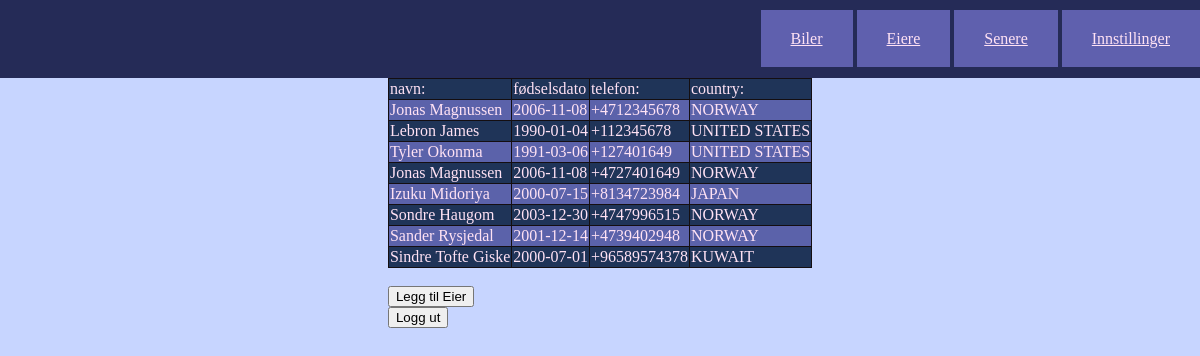
The app's page /eiere.php (signed in) with its own data.
### tables this page shows
CREATE TABLE `eiere` (
  `eierID` int(11) NOT NULL,
  `fornavn` varchar(16) NOT NULL,
  `etternavn` varchar(20) NOT NULL,
  `fodselsdato` date NOT NULL,
  `telefon` varchar(8) NOT NULL,
  `CountryCode` int(11) DEFAULT NULL
);

CREATE TABLE `countrycodes` (
  `iso3` char(3) DEFAULT NULL,
  `name` varchar(15) NOT NULL,
  `id` int(11) NOT NULL,
  `phonecode` char(3) NOT NULL
);

### eiere.php (the view, shortened to what this page needs)
<!DOCTYPE html>
<html lang="en">
<head>
    <link rel="stylesheet" href="bilregister.css">
</head>
<body>
    <header>
        <nav>
            <tr class="navButtons"><a href="biler.php" class="navButtons">Biler</a></tr>
            <tr><a href="eiere.php" class="navButtons">Eiere</a></tr>
            <tr><a href="./" class="navButtons">Senere</a></tr>
            <tr><a href="innstilinger.php" class="navButtons">Innstillinger</a></tr>
        </nav>
    </header>
    <content>
        <?php
            $servername = "localhost";
            $username = "root";
            $password = "";
            $dbname = "bilregister";
            $conn = new mysqli($servername, $username, $password, $dbname);
            $sql = "SELECT eierID, fornavn, etternavn, fodselsdato, telefon, eiere.CountryCode, countrycodes.phonecode, countrycodes.name FROM eiere LEFT JOIN countrycodes ON eiere.CountryCode = countrycodes.id";
            $result = $conn->query($sql);
            if ($result->num_rows > 0) {
                echo "<table class='table'><tr><td>navn:</td><td>fødselsdato</td><td>telefon:</td><td>country:</td></tr>";
                while($row = $result->fetch_assoc()) {
                    echo "<tr><td>" . $row["fornavn"] . " ". $row["etternavn"] . "</td><td>" . $row["fodselsdato"] ."</td><td>+" . $row["phonecode"]. $row["telefon"] ."</td><td>" . $row["name"] ."</td></tr>";
                }
                echo "</table><br>";
            } else {
                echo "0 results";
            }
        ?>
        <a href="leggTilEier.php"><button >Legg til Eier</button></a>
        <a href="logout.php" id="loggout"><button >Logg ut</button></a>
    </content>
</body>
</html>

### bilregister.css (style rules this page uses)
* { margin: 0px; }
nav { background-color: #252b57; padding-top: 30px; padding-bottom: 30px; text-align: right; width: 100svw; min-width: 100%; }
body { display: grid; background-color: #c7d5ff;; place-content: center; }
#loggout { padding: 0px; background-color: transparent; }
.navButtons { padding-top: 20px; padding-bottom: 20px; padding-left: 30px; padding-right: 30px; color: #ffe2f4; background-color: #5f60ae; margin-bottom: 100px; height: auto; min-height: 100px; }
content { display: grid; background-color: #c7d5ff; place-content: center; }
.table, td,tr { border: 1px solid #140e11; }

### records on screen
eiere: fornavn "Jonas", etternavn "Magnussen", fodselsdato "2006-11-08", CountryCode.phonecode "47", telefon "12345678", CountryCode.name "NORWAY"
eiere: fornavn "Lebron", etternavn "James", fodselsdato "1990-01-04", CountryCode.phonecode "1", telefon "12345678", CountryCode.name "UNITED STATES"
eiere: fornavn "Tyler", etternavn "Okonma", fodselsdato "1991-03-06", CountryCode.phonecode "1", telefon "27401649", CountryCode.name "UNITED STATES"
eiere: fornavn "Jonas", etternavn "Magnussen", fodselsdato "2006-11-08", CountryCode.phonecode "47", telefon "27401649", CountryCode.name "NORWAY"
eiere: fornavn "Izuku", etternavn "Midoriya", fodselsdato "2000-07-15", CountryCode.phonecode "81", telefon "34723984", CountryCode.name "JAPAN"
eiere: fornavn "Sondre", etternavn "Haugom", fodselsdato "2003-12-30", CountryCode.phonecode "47", telefon "47996515", CountryCode.name "NORWAY"
eiere: fornavn "Sander", etternavn "Rysjedal", fodselsdato "2001-12-14", CountryCode.phonecode "47", telefon "39402948", CountryCode.name "NORWAY"
eiere: fornavn "Sindre Tofte", etternavn "Giske", fodselsdato "2000-07-01", CountryCode.phonecode "965", telefon "89574378", CountryCode.name "KUWAIT"
